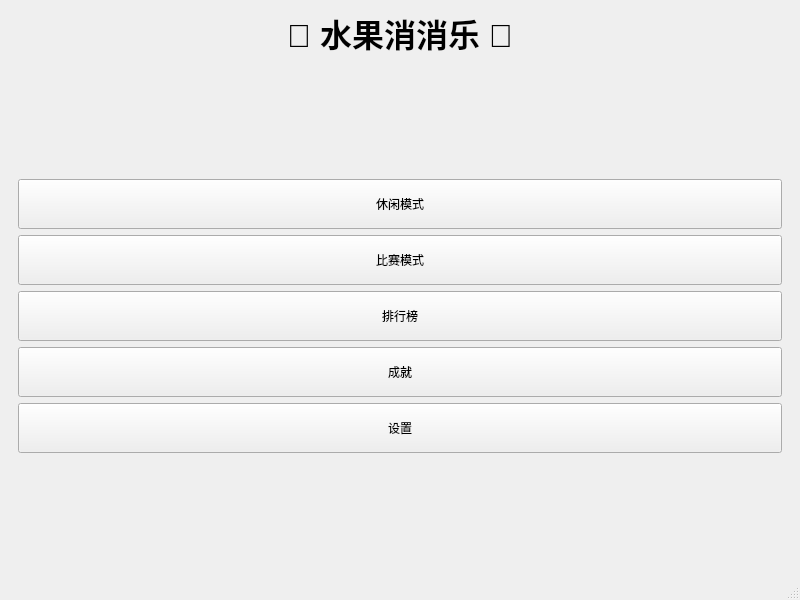
<?xml version="1.0" encoding="UTF-8"?>
<ui version="4.0">
 <class>MainWindow</class>
 <widget class="QMainWindow" name="MainWindow">
  <property name="geometry">
   <rect>
    <x>0</x>
    <y>0</y>
    <width>800</width>
    <height>600</height>
   </rect>
  </property>
  <property name="windowTitle">
   <string>水果消消乐 - Fruit Crush</string>
  </property>
  <widget class="QWidget" name="centralwidget">
   <layout class="QVBoxLayout" name="verticalLayout">
    <item>
     <widget class="QLabel" name="titleLabel">
      <property name="text">
       <string>🍎 水果消消乐 🍊</string>
      </property>
      <property name="alignment">
       <set>Qt::AlignCenter</set>
      </property>
      <property name="font">
       <font>
        <pointsize>24</pointsize>
        <bold>true</bold>
       </font>
      </property>
     </widget>
    </item>
    <item>
     <spacer name="verticalSpacer">
      <property name="orientation">
       <enum>Qt::Vertical</enum>
      </property>
      <property name="sizeHint" stdset="0">
       <size>
        <width>20</width>
        <height>40</height>
       </size>
      </property>
     </spacer>
    </item>
    <item>
     <widget class="QStackedWidget" name="stackedWidget">
      <property name="currentIndex">
       <number>0</number>
      </property>
      <widget class="QWidget" name="mainMenuPage">
       <layout class="QVBoxLayout" name="mainMenuLayout">
        <item>
         <widget class="QPushButton" name="casualModeButton">
          <property name="text">
           <string>休闲模式</string>
          </property>
          <property name="minimumSize">
           <size>
            <width>200</width>
            <height>50</height>
           </size>
          </property>
         </widget>
        </item>
        <item>
         <widget class="QPushButton" name="competitionModeButton">
          <property name="text">
           <string>比赛模式</string>
          </property>
          <property name="minimumSize">
           <size>
            <width>200</width>
            <height>50</height>
           </size>
          </property>
         </widget>
        </item>
        <item>
         <widget class="QPushButton" name="leaderboardButton">
          <property name="text">
           <string>排行榜</string>
          </property>
          <property name="minimumSize">
           <size>
            <width>200</width>
            <height>50</height>
           </size>
          </property>
         </widget>
        </item>
        <item>
         <widget class="QPushButton" name="achievementsButton">
          <property name="text">
           <string>成就</string>
          </property>
          <property name="minimumSize">
           <size>
            <width>200</width>
            <height>50</height>
           </size>
          </property>
         </widget>
        </item>
        <item>
         <widget class="QPushButton" name="settingsButton">
          <property name="text">
           <string>设置</string>
          </property>
          <property name="minimumSize">
           <size>
            <width>200</width>
            <height>50</height>
           </size>
          </property>
         </widget>
        </item>
       </layout>
      </widget>
     </widget>
    </item>
    <item>
     <spacer name="verticalSpacer_2">
      <property name="orientation">
       <enum>Qt::Vertical</enum>
      </property>
      <property name="sizeHint" stdset="0">
       <size>
        <width>20</width>
        <height>40</height>
       </size>
      </property>
     </spacer>
    </item>
   </layout>
  </widget>
  <widget class="QMenuBar" name="menubar">
   <property name="geometry">
    <rect>
     <x>0</x>
     <y>0</y>
     <width>800</width>
     <height>21</height>
    </rect>
   </property>
  </widget>
  <widget class="QStatusBar" name="statusbar"/>
 </widget>
 <resources/>
 <connections/>
</ui>
